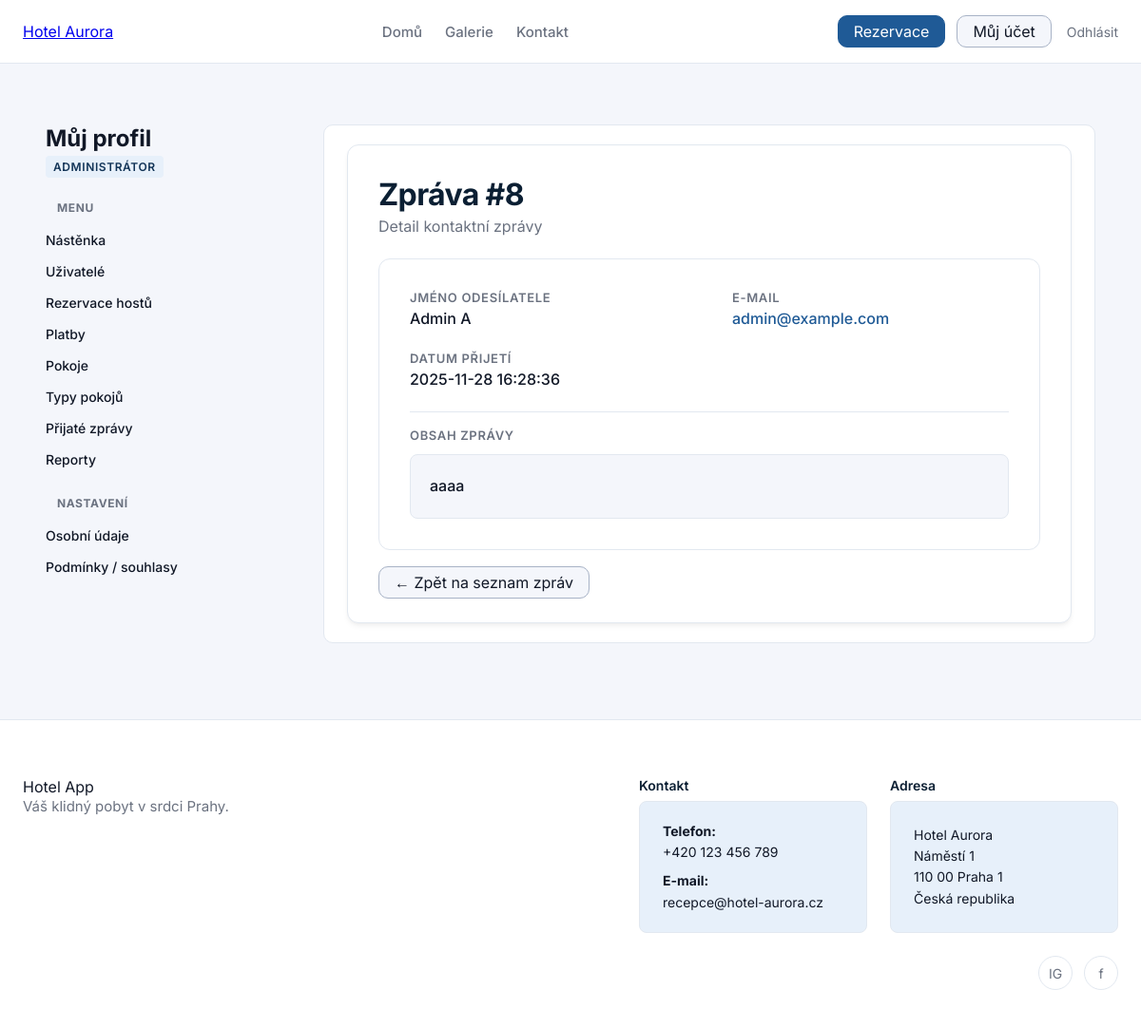
Screenshot of /profile/messages/8 (signed in) with the database file from the repository.
### tables this page shows
CREATE TABLE contact_messages (
    id INTEGER PRIMARY KEY AUTOINCREMENT,
    name TEXT NOT NULL,
    email TEXT NOT NULL,
    message TEXT NOT NULL,
    created_at TEXT NOT NULL DEFAULT (datetime('now')),
    handled INTEGER NOT NULL DEFAULT 0
);

### pages/ContactMessagePage.py (the view)
@router.get("/profile/messages/{msg_id}", name="contact_message_detail")
async def contact_message_detail(
    msg_id: int,
    request: Request,
    msg_svc: ContactMessageService = Depends(contact_message_service),
    current_user = Depends(get_current_user),
):
    if isinstance(current_user, RedirectResponse):
        return current_user
    role_id = current_user["role_id"]
    if role_id not in (ROLE_ADMIN, ROLE_RECEPTIONIST):
        raise HTTPException(status_code=403, detail="Nemáte oprávnění zobrazit detail zprávy")
    message = msg_svc.get_contact_message_by_id(msg_id)
    if not message:
        raise HTTPException(status_code=404, detail="Zpráva nenalezena")
    is_admin = role_id == ROLE_ADMIN
    is_receptionist = role_id == ROLE_RECEPTIONIST
    is_customer = role_id == ROLE_CUSTOMER
    tpl = request.app.state.templates
    return tpl.TemplateResponse(
        "profile/profile_contact_message_detail.html",
        {
            "request": request,
            "title": f"Zpráva #{message['id']}",
            "current_user": current_user,
            "message": message,
            "is_admin": is_admin,
            "is_receptionist": is_receptionist,
            "is_customer": is_customer,
        },
    )

### templates/profile/profile_contact_message_detail.html (shortened to what this page needs)
{% extends "profile/profile_base.html" %}
{% block profile_content %}
  <div class="dashboard-header" style="margin-bottom: 24px;">
    <h1 style="margin: 0 0 4px 0;">Zpráva #{{ message.id }}</h1>
    <p style="color: var(--color-text-muted); margin: 0;">Detail kontaktní zprávy</p>
  </div>
  <div class="detail-card">
    <div class="detail-grid">
      <div class="detail-item">
        <span class="detail-label">Jméno odesílatele</span>
        <span class="detail-value">{{ message.name }}</span>
      </div>
      <div class="detail-item">
        <span class="detail-label">E-mail</span>
        <span class="detail-value">
            <a href="mailto:{{ message.email }}" style="color: var(--color-primary-500); text-decoration: none; font-weight: 500;">
                {{ message.email }}
            </a>
        </span>
      </div>
      <div class="detail-item">
        <span class="detail-label">Datum přijetí</span>
        <span class="detail-value">{{ message.created_at }}</span>
      </div>
      <div class="detail-item full-width">
        <span class="detail-label">Obsah zprávy</span>
        <div class="detail-value"
             style="background: var(--color-bg-main); padding: 20px; border-radius: 8px; border: 1px solid var(--color-border-subtle); margin-top: 8px; white-space: pre-wrap; line-height: 1.6;">{{ message.message }}</div>
      </div>
    </div>
  </div>
  <div style="margin-top: 24px;">
      <a href="{{ url_for('contact_messages_list') }}" class="btn btn-secondary">
        &larr; Zpět na seznam zpráv
      </a>
  </div>
{% endblock %}

### static/styles.css (style rules this page uses)
html { height: 100%; }
* { box-sizing: border-box; font-family: "Inter", sans-serif; }
:root { --color-primary-900: #0B1F33; --color-primary-700: #123457; --color-primary-500: #1F5A96; --color-primary-100: #E7F0FA; --color-primary-white: #FFFFFF; --color-accent-500: #D4A857; --color-accent-100: #FFF5E6; --color-bg-main: #F4F6FB; --color-bg-card: #FFFFFF; --color-border-subtle: #E2E8F0; --color-text-main: #111827; --color-text-muted: #6B7280; --color-text-on-dark: #F9FAFB; --color-bg-secondary: #A8B3C6; --color-success: #16A34A; --color-warning: #F59E0B; --color-error: #DC2626; --color-info: #0EA5E9; }
body { margin: 0; background: var(--color-bg-main); color: var(--color-text-main); min-height: 100vh; display: flex; flex-direction: column; }
h1 { font-size: 32px; font-weight: 700; margin-bottom: 24px; color: var(--color-primary-900); letter-spacing: -0.02em; }
.btn { padding: 6px 16px; border-radius: 10px; text-decoration: none; border: 1px solid transparent; white-space: nowrap; cursor: pointer; }
.btn-secondary { background-color: var(--color-bg-main); color: var(--color-text-main); border-color: var(--color-bg-secondary); }
html { scroll-behavior: smooth; }
.profile-content-card h1, .profile-content-card h2 { margin-top: 0; color: var(--color-primary-900); }
.detail-card { background: var(--color-primary-white); border: 1px solid var(--color-border-subtle); border-radius: 12px; padding: 32px; }
.detail-grid { display: grid; grid-template-columns: repeat(2, 1fr); gap: 24px 48px; }
.detail-item { display: flex; flex-direction: column; gap: 4px; }
.detail-item.full-width { grid-column: 1 / -1; border-top: 1px solid var(--color-border-subtle); padding-top: 16px; }
.detail-label { font-size: 13px; font-weight: 600; text-transform: uppercase; color: var(--color-text-muted); letter-spacing: 0.05em; }
.detail-value { font-size: 16px; color: var(--color-text-main); font-weight: 500; }

### rows the page displays
contact_messages: id "8", name "Admin A", email "admin@example.com", created_at "2025-11-28 16:28:36", message "aaaa"
